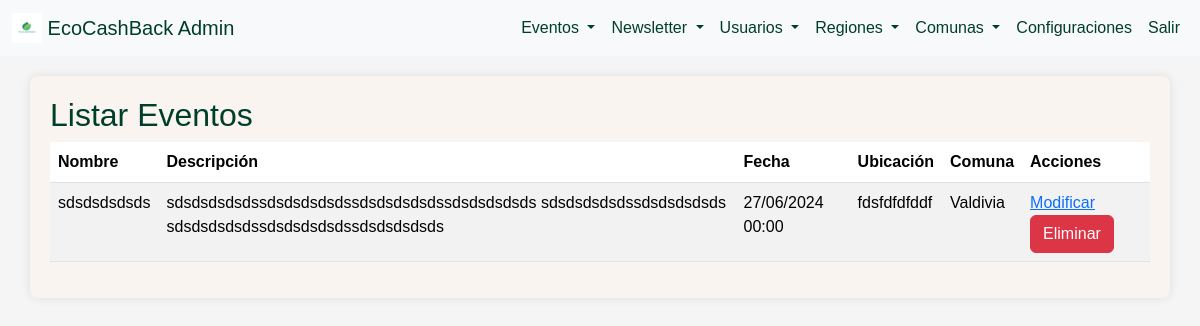
The page /administracion/listar_evento/ on the database its author committed.
### administracion/models.py (models this page shows, shortened)
class Evento(models.Model):
    evento_id = models.AutoField(primary_key=True)
    nombre = models.CharField(max_length=100)
    descripcion = models.TextField()
    fecha = models.DateTimeField()
    ubicacion = models.CharField(max_length=255)
    comuna = models.ForeignKey('Comuna', on_delete=models.CASCADE)

class Comuna(models.Model):
    comuna_id = models.AutoField(primary_key=True)
    nombre = models.CharField(max_length=100)
    region = models.ForeignKey('Region', on_delete=models.CASCADE)

### administracion/views.py (the view)
# urls.py: path('listar_evento/', views.listar_evento, name='listar_evento'),
def listar_evento(request):
    eventos = Evento.objects.all()
    return render(request, 'administracion/eventos/listar_eventos.html', {'eventos': eventos})

### administracion/templates/administracion/eventos/listar_eventos.html (shortened to what this page needs)
{% load static %}
<!DOCTYPE html>
<html lang="es">
<head>
    <link rel="stylesheet" href="https://cdn.jsdelivr.net/npm/bootstrap@5.3.3/dist/css/bootstrap.min.css">
    <link rel="stylesheet" href="{% static 'css/admin_styles.css' %}">
</head>
<body>
    <nav class="navbar navbar-expand-lg navbar-light bg-light">
        <div class="container-fluid">
            <a class="navbar-brand" href="{% url 'admin_dashboard' %}">
                <img src="{% static 'img/logo-ecocashback.jpeg' %}" alt="Logo-EcoCashBack" width="30" height="30" class="d-inline-block align-top">
                EcoCashBack Admin
            </a>
            <div class="collapse navbar-collapse" id="navbarNav">
                <ul class="navbar-nav ms-auto">
                    <li class="nav-item dropdown">
                        <a class="nav-link dropdown-toggle" href="#" id="eventosDropdown" role="button" data-bs-toggle="dropdown" aria-expanded="false">
                            Eventos
                        </a>
                    </li>
                    <li class="nav-item dropdown">
                        <a class="nav-link dropdown-toggle" href="#" id="newsletterDropdown" role="button" data-bs-toggle="dropdown" aria-expanded="false">
                            Newsletter
                        </a>
                    </li>
                    <li class="nav-item dropdown">
                        <a class="nav-link dropdown-toggle" href="#" id="usuariosDropdown" role="button" data-bs-toggle="dropdown" aria-expanded="false">
                            Usuarios
                        </a>
                    </li>
                    <li class="nav-item dropdown">
                        <a class="nav-link dropdown-toggle" href="#" id="regionesDropdown" role="button" data-bs-toggle="dropdown" aria-expanded="false">
                            Regiones
                        </a>
                    </li>
                    <li class="nav-item dropdown">
                        <a class="nav-link dropdown-toggle" href="#" id="comunasDropdown" role="button" data-bs-toggle="dropdown" aria-expanded="false">
                            Comunas
                        </a>
                    </li>
                    <li class="nav-item">
                        <a class="nav-link" href="#">Configuraciones</a>
                    </li>
                    <li class="nav-item">
                        <a class="nav-link" href="#">Salir</a>
                    </li>
                </ul>
            </div>
        </div>
    </nav>
    <div class="container">
        <h2>Listar Eventos</h2>
        <table class="table table-striped">
            <thead>
                <tr>
                    <th>Nombre</th>
                    <th>Descripción</th>
                    <th>Fecha</th>
                    <th>Ubicación</th>
                    <th>Comuna</th>
                    <th>Acciones</th>
                </tr>
            </thead>
            <tbody>
                {% for evento in eventos %}
                <tr>
                    <td>{{ evento.nombre }}</td>
                    <td>{{ evento.descripcion }}</td>
                    <td>{{ evento.fecha|date:"d/m/Y H:i" }}</td>
                    <td>{{ evento.ubicacion }}</td>
                    <td>{{ evento.comuna.nombre }}</td>
                    <td>
                        <a href="{% url 'modificar_evento' evento.pk %}" class="btn-modificar">Modificar</a>
                        <a href="{% url 'eliminar_evento' evento.pk %}" class="btn btn-danger">Eliminar</a>
                    </td>
                </tr>
                {% endfor %}
            </tbody>
        </table>
    </div>
</body>
</html>

### administracion/static/css/admin_styles.css (style rules this page uses)
:root { --verde: #003E2C; --crema: #faf4f1; --gris: #f5f5f5; --azul: #33628c; }
body { font-family: Arial, sans-serif; background-color: var(--gris); color: var(--verde); margin: 0; padding: 0; }
.navbar { background-color: var(--azul); }
.navbar-brand, .navbar-nav .nav-link { color: var(--verde) !important; }
.container { margin-top: 20px; background-color: var(--crema); padding: 20px; border-radius: 8px; box-shadow: 0 0 10px rgba(0, 0, 0, 0.1); }
h2 { color: var(--verde); }
.btn-danger { background-color: #dc3545; border-color: #dc3545; }

### rows shown on the page
Evento: nombre "sdsdsdsdsds", descripcion "sdsdsdsdsdssdsdsdsdsdssdsdsdsdsdssdsdsdsdsds sdsdsdsdsdssdsdsdsdsds sdsdsdsdsdssdsdsdsdsdssdsdsdsdsds", fecha "27/06/2024 00:00", ubicacion "fdsfdfdfddf", comuna.nombre "Valdivia"
